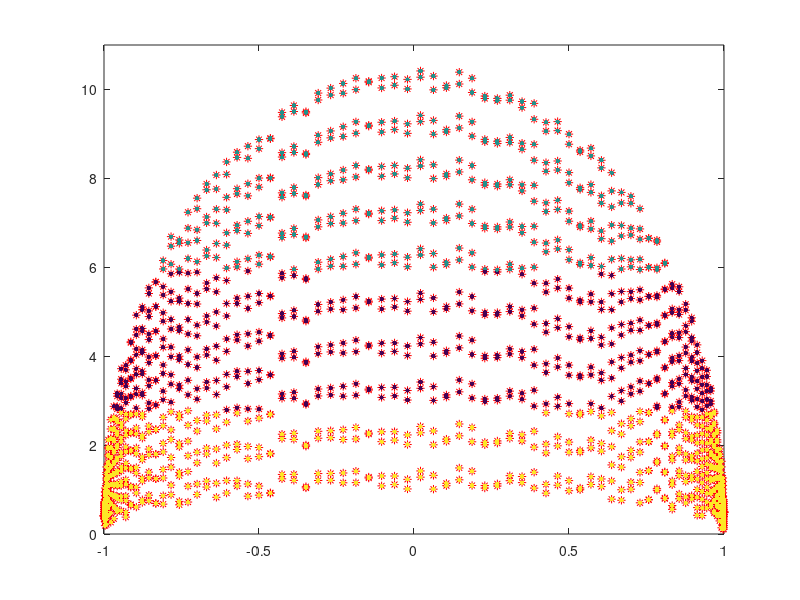

Write MATLAB code to recreate this figure.
clear all, clc, close all
%Un comentario en el cod para variar
N      = 150; %Number of *
Nf= 10; %number of frames
n      = 1:N/2;
tao    = n/N;
v=0.5;
%X=rand(2*length(tao),Nf+1);%Matriz random
Y=rand(2*length(tao),Nf);%Matriz random

x = abs(cos(2*pi*tao))'; 
    x = [x;-x];
    x= double(x);
    size(x);
%X(:,1)= x; %Reemplazar la primera columna de X por x.
rng(1,'twister');
s = rng;

for t = 1:Nf 
    
    yt = abs(t*sin(2*pi*tao))';
    yt = [yt;yt];
    rng(s);
    mu = rand(length(yt),1);
    yt = yt + v*mu;
    Y(:,t) = yt; %La columna t+1 es reemplazado por yt. 
    plot(x,yt,'*r')
    axis([-1 1 0 Nf+Nf/10])
    hold on
    %pause(0.2)
end

x;
Y = double(Y);
xr = repmat(x,1,Nf );
X=[xr(:) Y(:)];
%X=[Y(:) xr(:)];
k=3;

lab= kmeans(X,k);
%Iout = reshape(lab,size(x,1),Nf)';
%Iout

%imagesc(Iout)
%lab;
scatter(X(:,1), X(:,2), 10, lab, 'filled')